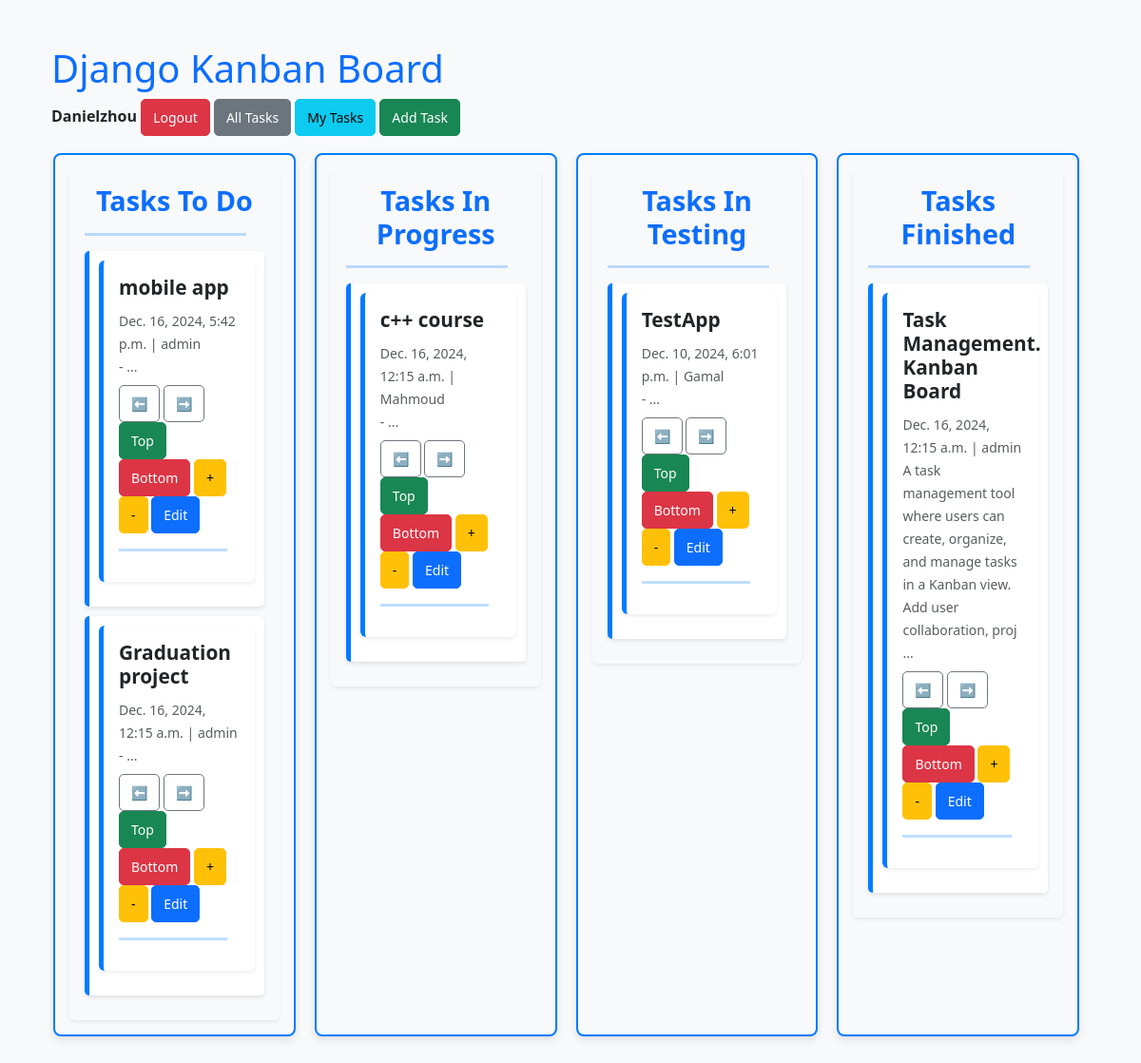
The app's page / (signed in) with its own data.
### kanban/models/task.py (models this page shows, shortened)
class Task(models.Model):
    class Meta:
        ordering = ['-date_modified']
    STATUS_CHOICES = {
        ('TODO', 'To Do'),
        ('PROG', 'In Progress'),
        ('TEST', 'In Testing'),
        ('DONE', 'Done'),
    }
    uuid = models.UUIDField(primary_key=True, editable=False, default=uuid.uuid4)
    priority = models.IntegerField(default=0)
    title = models.CharField(max_length=200)
    description = models.TextField(blank=True, null=True)
    status = models.CharField(max_length=4, choices=STATUS_CHOICES, default='TODO')
    date_created = models.DateTimeField(default=datetime.datetime.now())
    date_modified = models.DateTimeField(default=datetime.datetime.now())
    author = models.CharField(max_length=200, default='No Author')

### kanban/views/index.py (the view)
# urls.py: path('', views.Index.as_view(), name='index'),
class Index(TemplateView):
    template_name = 'kanban/index.html'
    def get_context_data(self, **kwargs):
        context = super(Index, self).get_context_data(**kwargs)
        context['TODO_list'] = Task.objects.filter(status='TODO').order_by('-priority')[:15]
        context['PROG_list'] = Task.objects.filter(status='PROG').order_by('-priority')[:15]
        context['TEST_list'] = Task.objects.filter(status='TEST').order_by('-priority')[:15]
        context['DONE_list'] = Task.objects.filter(status='DONE').order_by('-priority')[:15]
        return context

### kanban/templates/kanban/index.html (shortened to what this page needs)
{% extends 'kanban/kanban_base.html' %}
{% block content %}
<div class="container-fluid py-5">
    <div class="row mb-4">
        <h1 class="text-primary">Django Kanban Board</h1>
        <div>
            {% if user.is_authenticated %}
                <strong>{{ user.username|capfirst }}</strong>
                <a href="{% url 'accounts-logout'%}" class="btn btn-sm btn-danger">Logout</a>
                <a href="{% url 'index' %}" class="btn btn-sm btn-secondary">All Tasks</a>
                <a href="{% url 'user-tasks' %}" class="btn btn-sm btn-info">My Tasks</a>
                <a href="{% url 'task-add' %}" class="btn btn-sm btn-success">Add Task</a>
            {% else %}
                <a href="{% url 'accounts-login' %}" class="btn btn-sm btn-primary">Login</a>
            {% endif %}
        </div>
    </div>
    <div class="row row-cols-1 row-cols-sm-2 row-cols-md-4 g-3">
        {% include 'kanban/index_task_list.html' with task_list=TODO_list title='Tasks To Do'%}
        {% include 'kanban/index_task_list.html' with task_list=PROG_list title='Tasks In Progress' %}
        {% include 'kanban/index_task_list.html' with task_list=TEST_list title='Tasks In Testing' %}
        {% include 'kanban/index_task_list.html' with task_list=DONE_list title='Tasks Finished' %}
    </div>
</div>
{% endblock %}

### kanban/templates/kanban/index_task_list.html
<div id="{{ title|slugify }}" class="kanban-tasklist col">
    <div class="p-3 bg-light rounded shadow-sm">
        <h4 class="text-center text-primary">{{ title }}</h4>
        <hr>
        <div class="task-container">
            {% if task_list %}
                {% for task in task_list %}
                    <div id="task-{{ task.id }}" class="kanban-tasklist-taskpanel" data-id="{{ task.id }}">
                        {% include 'kanban/index_task_panel.html' with task=task %}
                    </div>
                {% endfor %}
            {% else %}
                <p class="text-muted text-center">No Tasks Present</p>
            {% endif %}
        </div>
    </div>
</div>

### kanban/templates/kanban/index_task_panel.html
<div class="kanban-tasklist-taskpanel p-3 mb-3 bg-white rounded shadow-sm">
    <h6 class="fw-bold">
        <a href="{% url 'task-detail' pk=task.uuid %}" class="text-dark text-decoration-none">
            {{ task.title|slice:":45" }}
        </a>
    </h6>
    <p class="text-muted mb-2">
        <small>{{ task.date_created }} | {{ task.author }}</small> <br>
        <small>
            {% if task.description %}
                {{ task.description|slice:":120" }}
                {% if task.description|length > 120 %} ... {% endif %}
            {% else %}
                - ...
            {% endif %}
        </small>
    </p>
    <small>
        <a href="{% url 'task-action-decrease_status' pk=task.uuid %}" class="btn btn-sm btn-outline-secondary">⬅</a>
        <a href="{% url 'task-action-increase_status' pk=task.uuid %}" class="btn btn-sm btn-outline-secondary">➡</a>
        <a href="{% url 'task-action-max_priority' pk=task.uuid%}" class="btn btn-sm btn-success">Top</a>
        <a href="{% url 'task-action-min_priority' pk=task.uuid%}" class="btn btn-sm btn-danger">Bottom</a>
        <a href="{% url 'task-action-increase_priority' pk=task.uuid %}" class="btn btn-sm btn-warning">+</a>
        <a href="{% url 'task-action-decrease_priority' pk=task.uuid %}" class="btn btn-sm btn-warning">-</a>
        <a href="{% url 'task-edit' pk=task.uuid %}" class="btn btn-sm btn-primary">Edit</a>
    </small>
    <hr>
</div>

### kanban/static/kanban/kanban.css (style rules this page uses)
h6 { line-height: 1.2em; font-weight: bold; }
h4 { font-size: 1.5em; font-weight: bold; color: #007bff; }
hr { height: 3px; width: 90%; background: #007bff; border: none; }
p { margin-top: 0.2em; margin-bottom: 0.6em; font-size: 1em; color: #333; }
.kanban-tasklist { width: 23%; min-width: 200px; margin: 10px; background-color: #f8f9fa; border: 2px solid #007bff; padding: 15px; border-radius: 8px; box-shadow: 0 4px 8px rgba(0, 0, 0, 0.1); transition: all 0.3s ease-in-out; }
.kanban-tasklist-taskpanel { background: white; padding: 10px; margin-bottom: 10px; border-left: 5px solid #007bff; border-radius: 5px; box-shadow: 0 2px 4px rgba(0, 0, 0, 0.1); transition: background-color 0.3s ease-in-out; }
.btn { padding: 8px 12px; font-size: 14px; border-radius: 5px; }
a { text-decoration: none; color: #007bff; }
h4, h6 { font-weight: bold; color: #007bff; }
h4 { font-size: 1.8em; }
h6 { font-size: 1.3em; margin-bottom: 0.5em; }

### records on screen
Task: title "mobile app", date_created "Dec. 16, 2024, 5:42 p.m.", author "admin"
Task: title "Graduation project", date_created "Dec. 16, 2024, 12:15 a.m.", author "admin"
Task: title "c++ course", date_created "Dec. 16, 2024, 12:15 a.m.", author "Mahmoud"
Task: title "TestApp", date_created "Dec. 10, 2024, 6:01 p.m.", author "Gamal"
Task: title "Task Management. Kanban Board", date_created "Dec. 16, 2024, 12:15 a.m.", author "admin", description "A task management tool where users can create, organize, and manage tasks in a Kanban view. Add user collaboration, proj"

### other values on screen
{{ user.username|capfirst }} "Danielzhou"
{{ title }} "Tasks To Do Tasks In Progress Tasks In Testing Tasks Finished"
